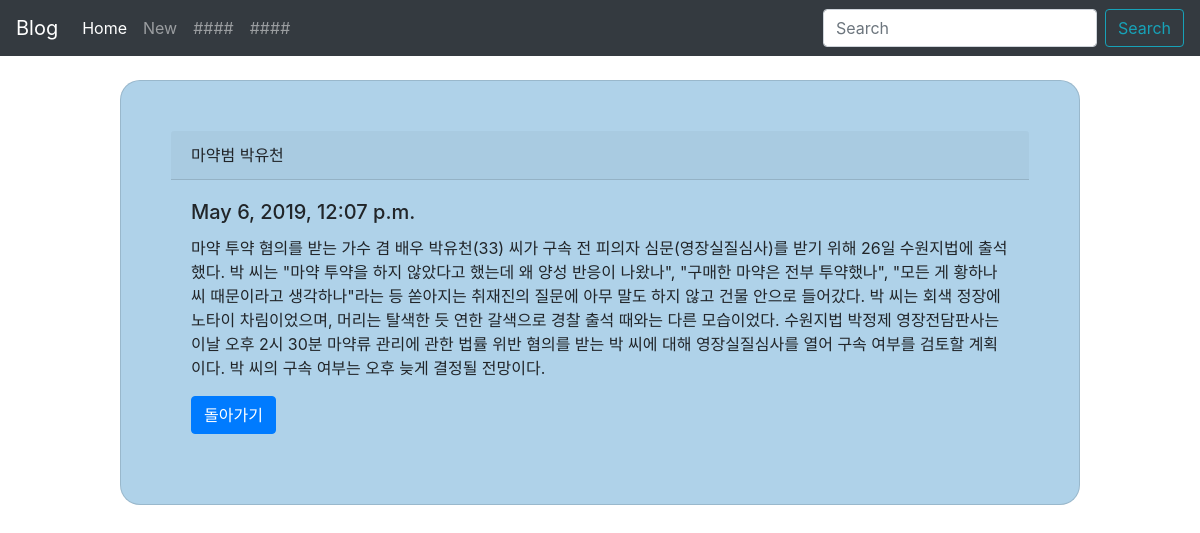
Page /blog/2 on the committed database.
### blog/models.py (models this page shows, shortened)
class Blog(models.Model):
    title = models.CharField(max_length = 200)
    pub_date = models.DateTimeField('date published')
    body =  models.TextField()

### blog/views.py (the view)
# urls.py: path('blog/<int:blog_id>', blog.views.detail, name = "detail"),
def detail(request,blog_id):
    blog_detail = get_object_or_404(Blog,pk=blog_id)
    return render(request,'blog/detail.html', {'blog' : blog_detail})

### blog/templates/blog/detail.html (shortened to what this page needs)
<!DOCTYPE html>
<html lang="en">
<head>
    <link rel="stylesheet" href="https://maxcdn.bootstrapcdn.com/bootstrap/4.0.0/css/bootstrap.min.css">
</head>
<body>
    <nav class="navbar navbar-expand-lg navbar-dark bg-dark">
        <a class="navbar-brand" href="{% url 'home' %}">Blog</a>
        <div class="collapse navbar-collapse" id="navbarColor01">
          <ul class="navbar-nav mr-auto">
            <li class="nav-item active">
              <a class="nav-link" href="{% url 'home' %}">Home <span class="sr-only">(current)</span></a>
            </li>
            <li class="nav-item">
              <a class="nav-link" href="{% url 'new' %}">New</a>
            </li>
            <li class="nav-item">
              <a class="nav-link" href="#">####</a>
            </li>
            <li class="nav-item">
              <a class="nav-link" href="#">####</a>
            </li>
          </ul>
          <form class="form-inline">
            <input class="form-control mr-sm-2" type="search" placeholder="Search" aria-label="Search">
            <button class="btn btn-outline-info my-2 my-sm-0" type="submit">Search</button>
          </form>
        </div>
      </nav>
      <br>
      <div class="card">
            <div class="card-header">
              {{blog.title}}
            </div>
            <div class="card-body">
              <h5 class="card-title">{{blog.pub_date}}</h5>
              <p class="card-text">{{blog.body}}</p>
              <a href="{% url 'home' %}" class="btn btn-primary">돌아가기</a>
            </div>
          </div>
</body>
</html>

### blog/templates/blog/detail.html (style rules this page uses)
.card { background-color : rgb(175, 210, 233); border-radius : 20px; margin-bottom: 50px; padding: 50px; width : 80%; margin-left:auto; margin-right:auto; }

### rows in the picture
Blog: title "마약범 박유천", pub_date "May 6, 2019, 12:07 p.m.", body "마약 투약 혐의를 받는 가수 겸 배우 박유천(33) 씨가 구속 전 피의자 심문(영장실질심사)를 받기 위해 26일 수원지법에 출석했다. 박 씨는 \"마약 투약을 하지 않았다고 했는데 왜 양성 반응이 나왔나\", \"구매한 마약은 전부 투약했나\", \"모든 게 황하나 씨 때문이라고 생각하나\"라는 등 쏟아지는 취재진의 질문에 아무 말도 하지 않고 건물 안으로 들어갔다. 박 씨는 회색 정장에 노타이 차림이었으며, 머리는 탈색한 듯 연한 갈색으로 경찰 출석 때와는 다른 모습이었다. 수원지법 박정제 영장전담판사는 이날 오후 2시 30분 마약류 관리에 관한 법률 위반 혐의를 받는 박 씨에 대해 영장실질심사를 열어 구속 여부를 검토할 계획이다. 박 씨의 구속 여부는 오후 늦게 결정될 전망이다."
